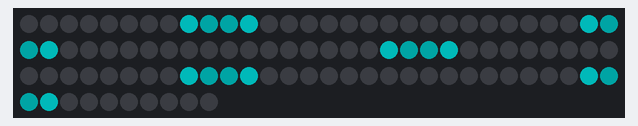
Simulated run of this sketch. Board: Arduino Uno, built with avr-gcc and run on an emulated ATmega328P. Shown: 100 RGB LEDs in strip order, left to right, continuing on the next row. Dim RGB values are drawn brighter than linear.

Above: at 2.15 s.
At 2.57 s:
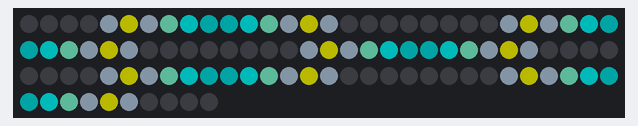
At 3.0 s:
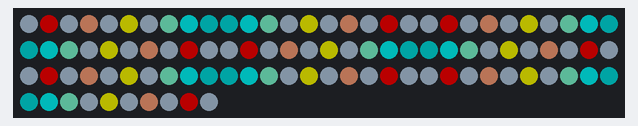
At 5.31 s:
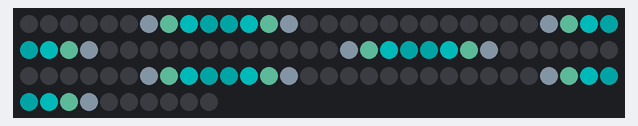

Measured:
- by itself, everything shown: repeats every 2.9 s, in 11 steps
- what the display in image 2 shows lasts 2.0 s, from 2.9 s to 4.9 s

The sketch:

test.ino
```cpp
#include "FastLED.h"
#define NUM_LEDS 100
#define DATA_PIN 3

CRGB leds[NUM_LEDS];

void setup() {
  delay(2000);
  FastLED.addLeds<WS2811, DATA_PIN, RGB>(leds, NUM_LEDS);
  FastLED.setBrightness(70); //Number 0-255
  FastLED.clear();
}

//row
int r1[]={9,10,29,30,49,50,69,70,89,90};
int r2[]={8,11,28,31,48,51,68,71,88,91};
int r3[]={7,12,27,32,47,52,67,72,87,92};
int r4[]={6,13,26,33,46,53,66,73,86,93};
int r5[]={5,14,25,34,45,54,65,74,85,94};
int r6[]={4,15,24,35,44,55,64,75,84,95};
int r7[]={3,16,23,36,43,56,63,76,83,96};
int r8[]={2,17,22,37,42,57,62,77,82,97};
int r9[]={1,18,21,38,41,58,61,78,81,98};
int r10[]={0,19,20,39,40,59,60,79,80,99};
int rowbyrow_delay = 100;

void loop() {

    //fill
//  fill_solid(leds, NUM_LEDS, CRGB::White);

  //row
  for (int i = 0; i < 10; i++){
      leds[r1[i]] = CRGB::DarkCyan;
  }
  FastLED.show();
  FastLED.delay(rowbyrow_delay);
  for (int i = 0; i < 10; i++){
      leds[r2[i]] = CRGB::Aqua;
  }
  FastLED.show();
  FastLED.delay(rowbyrow_delay);
  for (int i = 0; i < 10; i++){
      leds[r3[i]] = CRGB::Aquamarine;
  }
  FastLED.show();
  FastLED.delay(rowbyrow_delay);
  for (int i = 0; i < 10; i++){
      leds[r4[i]] = CRGB::SlateGray;
  }
  FastLED.show();
  FastLED.delay(rowbyrow_delay);
  for (int i = 0; i < 10; i++){
      leds[r5[i]] = CRGB::Yellow;
  }
  FastLED.show();
  FastLED.delay(rowbyrow_delay);
  for (int i = 0; i < 10; i++){
      leds[r6[i]] = CRGB::SlateGray;
  }
  FastLED.show();
  FastLED.delay(rowbyrow_delay);
  for (int i = 0; i < 10; i++){
      leds[r7[i]] = CRGB::LightSalmon;
  }
  FastLED.show();
  FastLED.delay(rowbyrow_delay);
  for (int i = 0; i < 10; i++){
      leds[r8[i]] = CRGB::SlateGray;
  }
  FastLED.show();
  FastLED.delay(rowbyrow_delay);
  for (int i = 0; i < 10; i++){
      leds[r9[i]] = CRGB::Red;
  }
  FastLED.show();
  FastLED.delay(rowbyrow_delay);
  for (int i = 0; i < 10; i++){
      leds[r10[i]] = CRGB::SlateGray;
  }
  FastLED.show();
  FastLED.delay(2000);
  fill_solid(leds, NUM_LEDS, CRGB::Black);
  FastLED.show();
}
```
